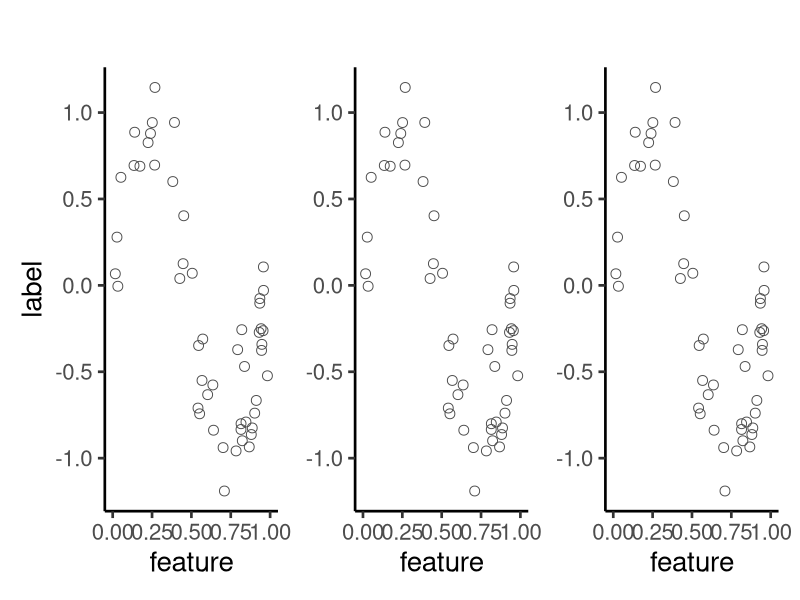
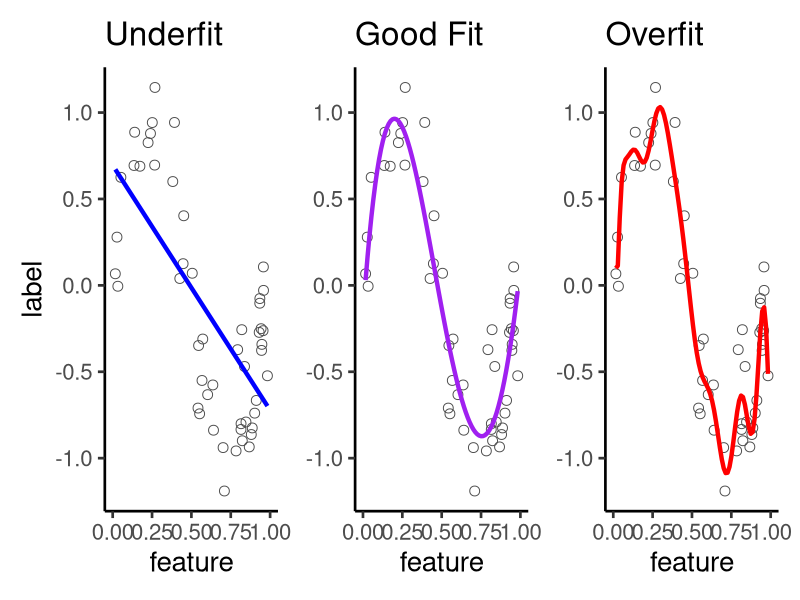
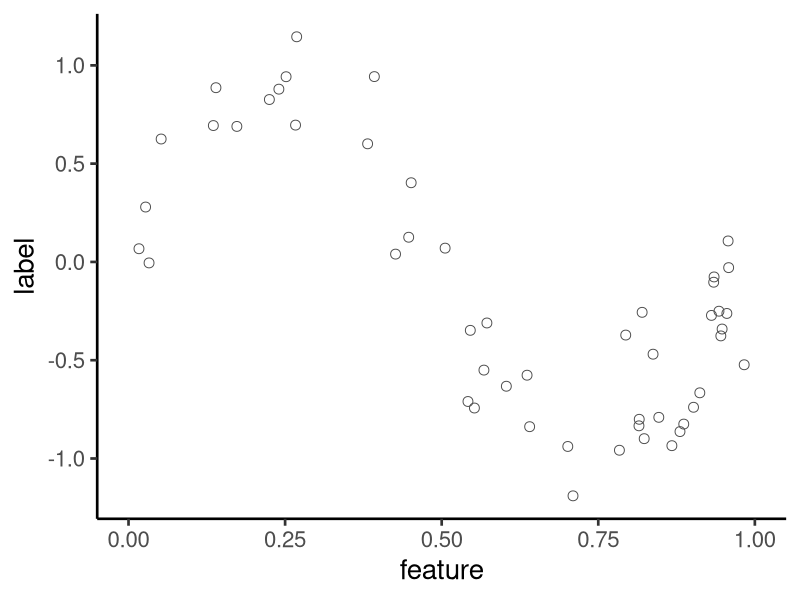
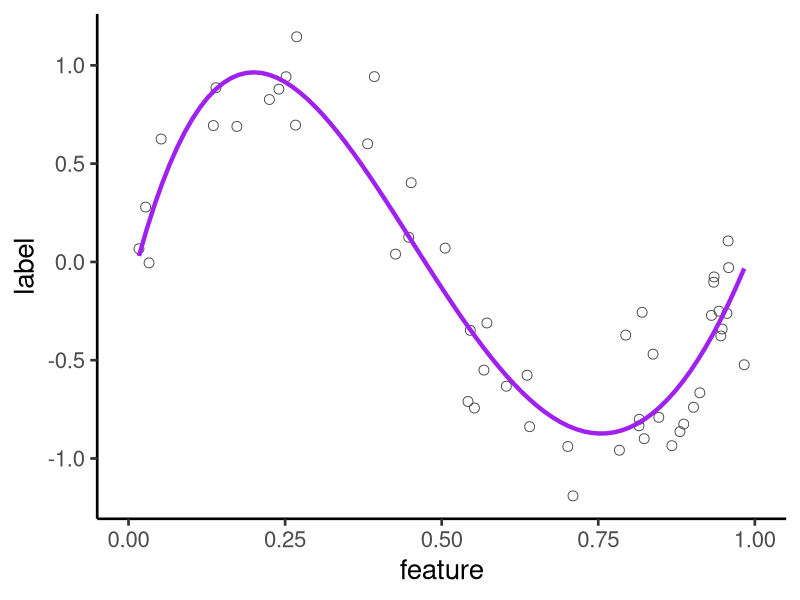
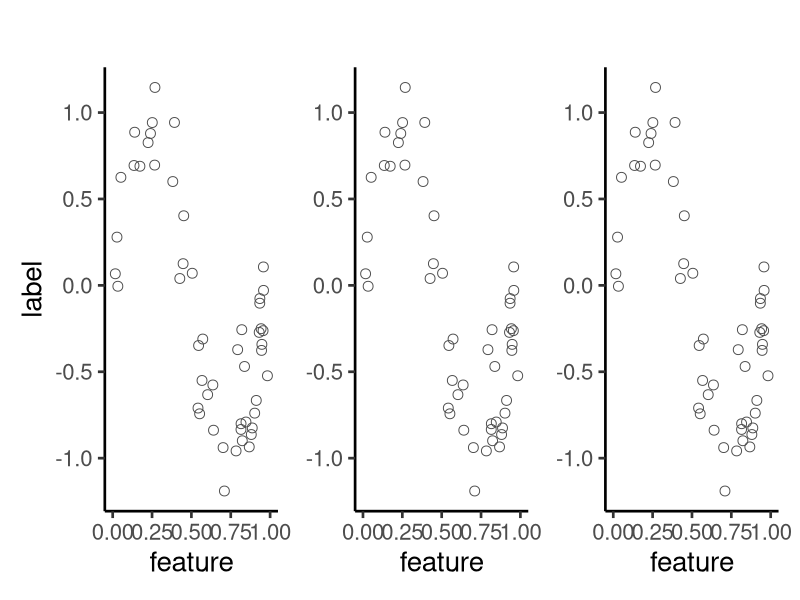
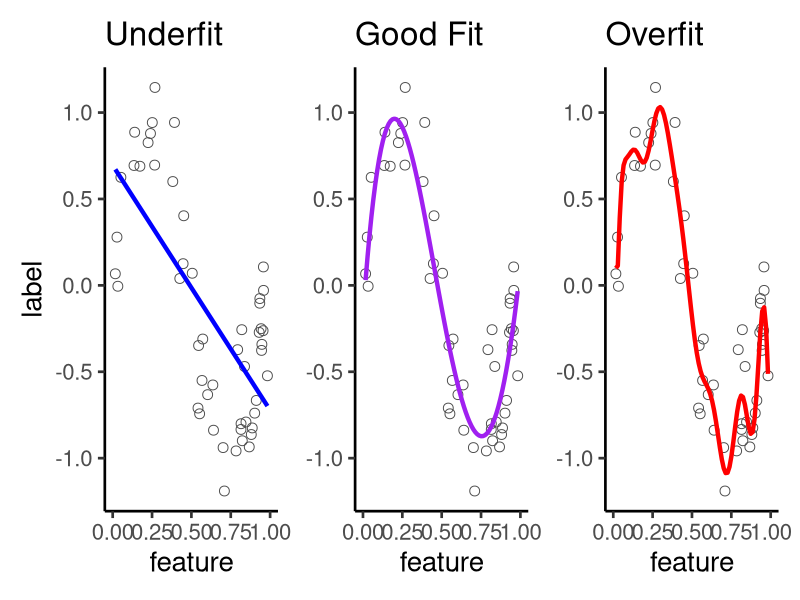
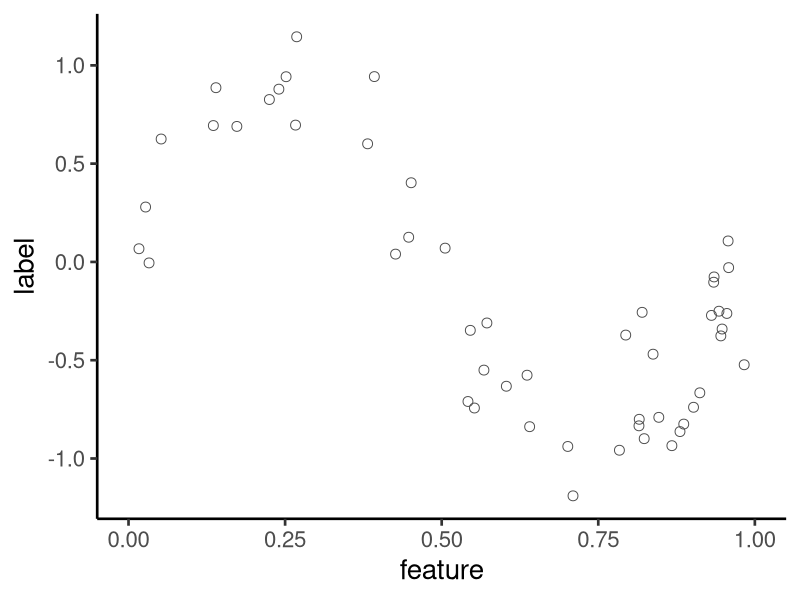
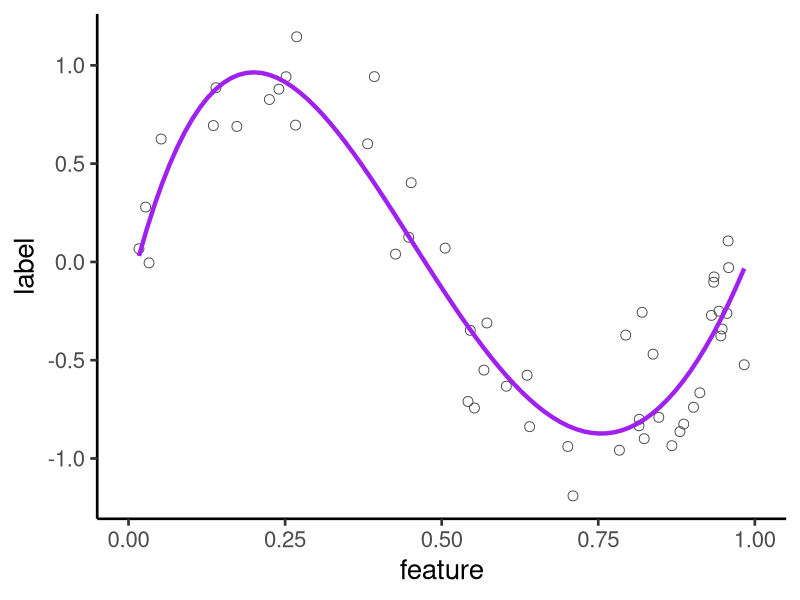

Reproduce these figures in R, in order.
## ---- chunk 1
library(tidyverse)
library(patchwork)
set.seed(2021)
## ---- chunk 2
signal <- function(x) {sin(2*pi*x)}
x_linspace <- seq(0, 1, by = 0.02)
x_data <- runif(length(x_linspace), 0, 1)
y_true <- signal(x_linspace)
y_data <- signal(x_data) + rnorm(length(x_data), 0, 0.25)
dat <- tibble(
  x_linspace,
  x_data,
  y_true,
  y_data
)
## ---- chunk 3
p0 <- 
  ggplot(dat) + 
  geom_point(aes(x = x_data, y = y_data), shape = 1, size = 3, color = "grey30") + 
  coord_cartesian(xlim = c(0, 1)) +
  labs(title = "", x = "feature", y = "label") +
  theme_classic(base_size = 20)

p1 <- 
  ggplot(dat) + 
  geom_point(aes(x = x_data, y = y_data), shape = 1, size = 3, color = "grey30") + 
  stat_smooth(
    aes(x = x_data, y = y_data), 
    method = "lm", 
    se = FALSE,
    formula = y ~ x, 
    color = "blue",
    size = 1.5
  ) +
  coord_cartesian(xlim = c(0, 1)) +
  labs(title = "Underfit", x = "feature", y = "label") +
  theme_classic(base_size = 20)

p2 <- 
  ggplot(dat) + 
  geom_point(aes(x = x_data, y = y_data), shape = 1, size = 3, color = "grey30") + 
  stat_smooth(
    aes(x = x_data, y = y_data), 
    method = "lm",
    se = FALSE,
    formula = y ~ poly(x, 17), 
    color = "red",
    size = 1.5
  ) +
  coord_cartesian(xlim = c(0, 1)) +
  labs(title = "Overfit", x = "feature", y = NULL) +
  theme_classic(base_size = 20)

p3 <- 
  ggplot(dat) + 
  geom_point(aes(x = x_data, y = y_data), shape = 1, size = 3, color = "grey30") + 
  stat_smooth(
    aes(x = x_data, y = y_data), 
    method = "lm",
    se = FALSE,
    formula = y ~ poly(x, 4), 
    color = "purple",
    size = 1.5
  ) +
  coord_cartesian(xlim = c(0, 1)) +
  labs(title = "Good Fit", x = "feature", y = NULL) +
  theme_classic(base_size = 20)
## ---- chunk 4
p0 | (p0 + labs(y = NULL)) | (p0 + labs(y = NULL))
ggsave("three_empty.png", width = 12.33, height = 5, units = "in")

p1 | p3 | p2
ggsave("three.png", width = 12.33, height = 5, units = "in")
## ---- chunk 5
p0 + labs(title = NULL)
ggsave("p0.png", width = 5.5, height = 4, units = "in")

p3 + labs(title = NULL, y = "label")
ggsave("p3.png", width = 5.5, height = 4, units = "in")

